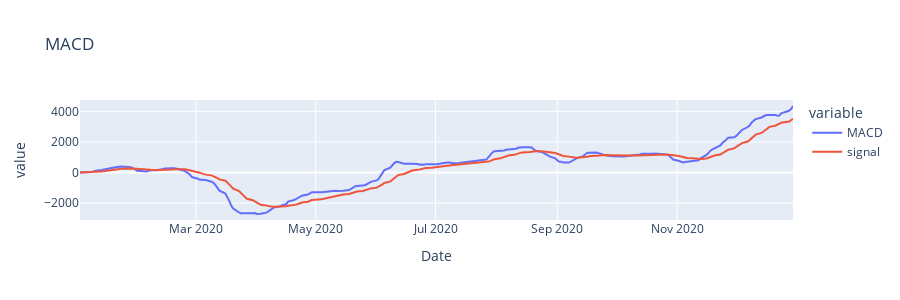

Notebook code cell kept with this figure:
### Code cell
# "MACD", "signal" 을 시각화 합니다.
px.line(df[["MACD", "signal"]], title="MACD", height=300)

### Figure 1 — Plotly figure (JSON) as saved in the notebook; plotly's stock layout.template omitted (floating-point values rounded to 4 significant figures; data arrays with more than 128 entries replaced by an {"elided": "..."} marker saying what was removed)
{"data": [{"hovertemplate": "variable=MACD<br>Date=%{x}<br>value=%{y}<extra></extra>", "legendgroup": "MACD", "line": {"color": "#636efa", "dash": "solid"}, "marker": {"symbol": "circle"}, "mode": "lines", "name": "MACD", "orientation": "v", "showlegend": true, "type": "scatter", "x": {"elided": "248 str values"}, "xaxis": "x", "y": {"elided": "248 float values"}, "yaxis": "y"}, {"hovertemplate": "variable=signal<br>Date=%{x}<br>value=%{y}<extra></extra>", "legendgroup": "signal", "line": {"color": "#EF553B", "dash": "solid"}, "marker": {"symbol": "circle"}, "mode": "lines", "name": "signal", "orientation": "v", "showlegend": true, "type": "scatter", "x": {"elided": "248 str values"}, "xaxis": "x", "y": {"elided": "248 float values"}, "yaxis": "y"}], "layout": {"height": 300, "legend": {"title": {"text": "variable"}, "tracegroupgap": 0}, "title": {"text": "MACD"}, "xaxis": {"anchor": "y", "domain": [0, 1], "title": {"text": "Date"}}, "yaxis": {"anchor": "x", "domain": [0, 1], "title": {"text": "value"}}}}
